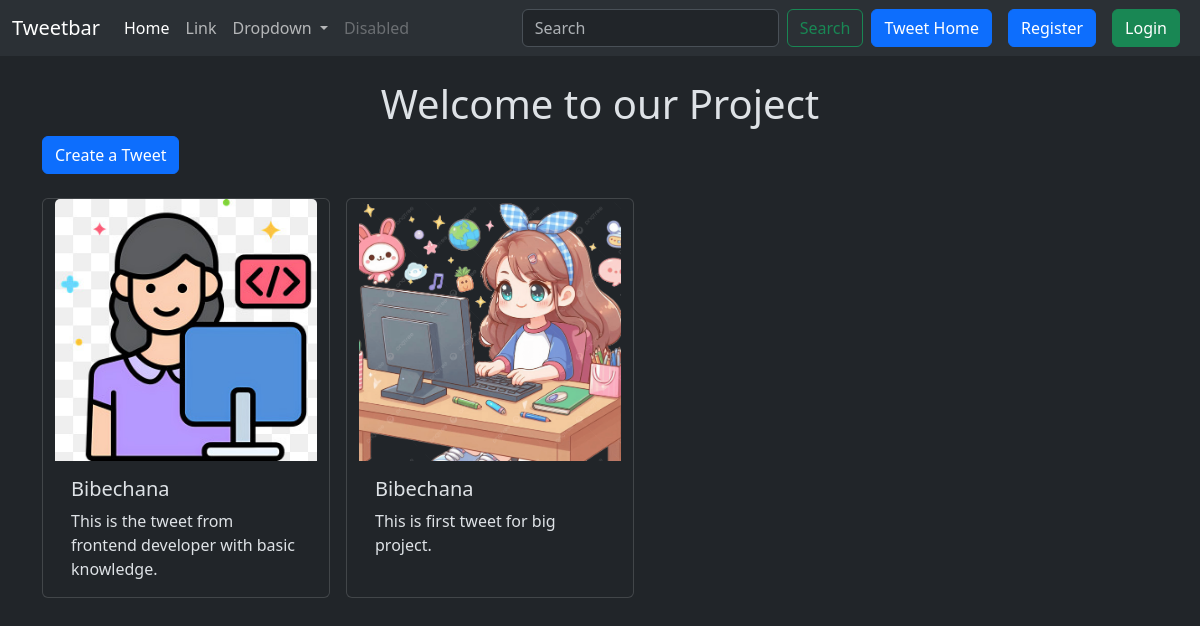
Before: /tweet/ with the older database file.
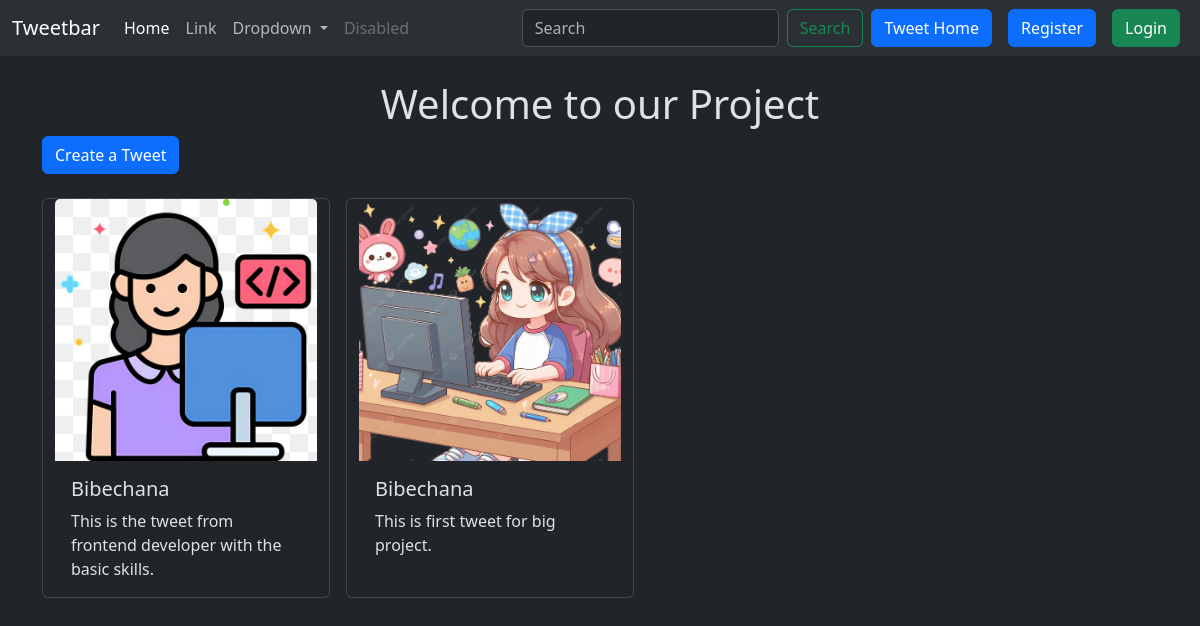
After: the same page with the newer database file.
### tweet/models.py (models this page shows, shortened)
class Tweet(models.Model):
    user = models.ForeignKey(User, on_delete=models.CASCADE)
    text = models.TextField(max_length=240)
    photo = models.ImageField(upload_to='photos/', blank=True, null=True)
    created_at = models.DateTimeField(auto_now_add=True)
    updated_at = models.DateTimeField(auto_now=True)

### tweet/views.py (the view)
# urls.py: path('', views.tweet_list, name='tweet_list'),
def tweet_list(request):
    tweets = Tweet.objects.all().order_by('-created_at')
    return render(request, 'tweet_list.html', {'tweets': tweets})

### tweet/templates/tweet_list.html (shortened to what this page needs)
{% extends "layout.html" %}
{% block content %}
<h1 class="text-center mt-4">Welcome to our Project</h1>
<a href="{% url 'tweet_create' %}" class="btn btn-primary mb-4">Create a Tweet</a>
<div class="container row gap-3">
    {% for tweet in tweets %}
        <div class="card" style="width: 18rem;">
            <img src="{{ tweet.photo.url }}" class="card-img-top" alt="...">
            <div class="card-body">
                <h5 class="card-title">{{ tweet.user.username  }}</h5>
                <p class="card-text">{{ tweet.text }}</p>
            </div>
        </div>
    {% endfor %}
</div>
{% endblock %}

Changed rows visible on the page:
removed Tweet: photo (picture), user.username "Bibechana", text "This is the tweet from frontend developer with basic knowledge."
added Tweet: photo (picture), user.username "Bibechana", text "This is the tweet from frontend developer with the basic skills."
